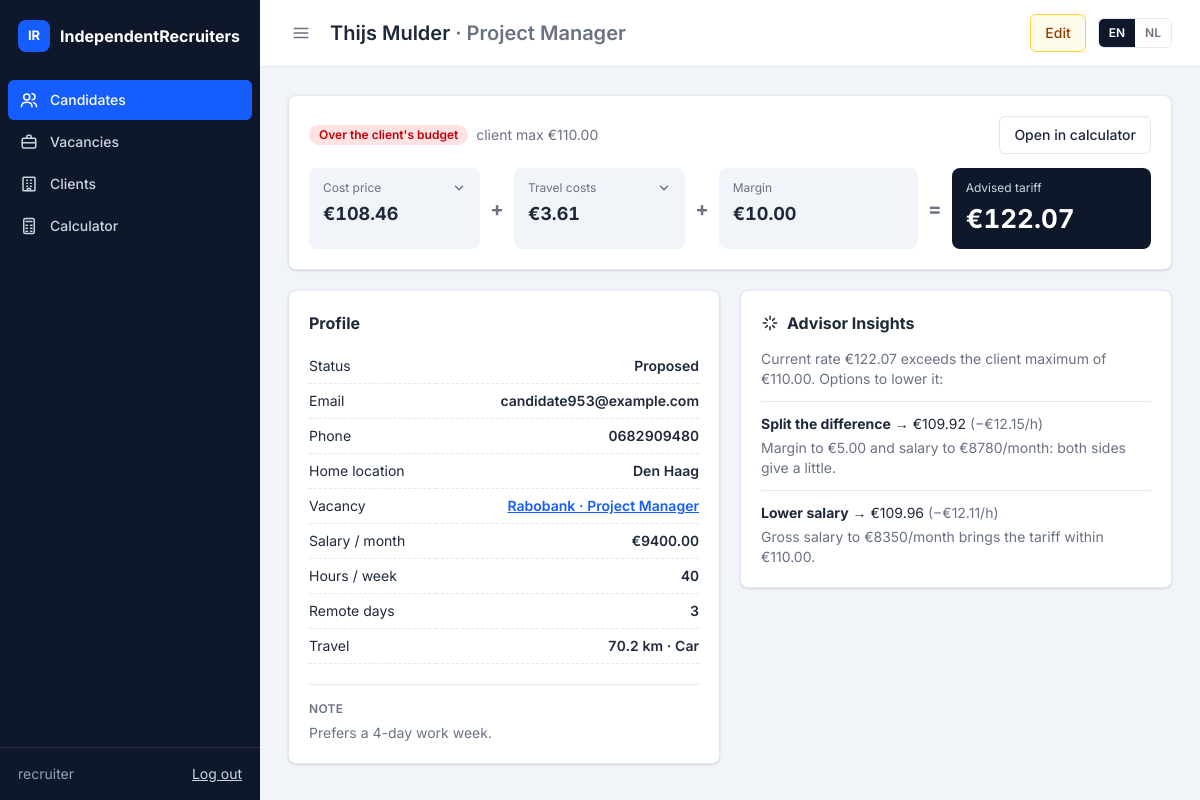
/candidates/56/ (signed in), run on an earlier commit of the app's database.
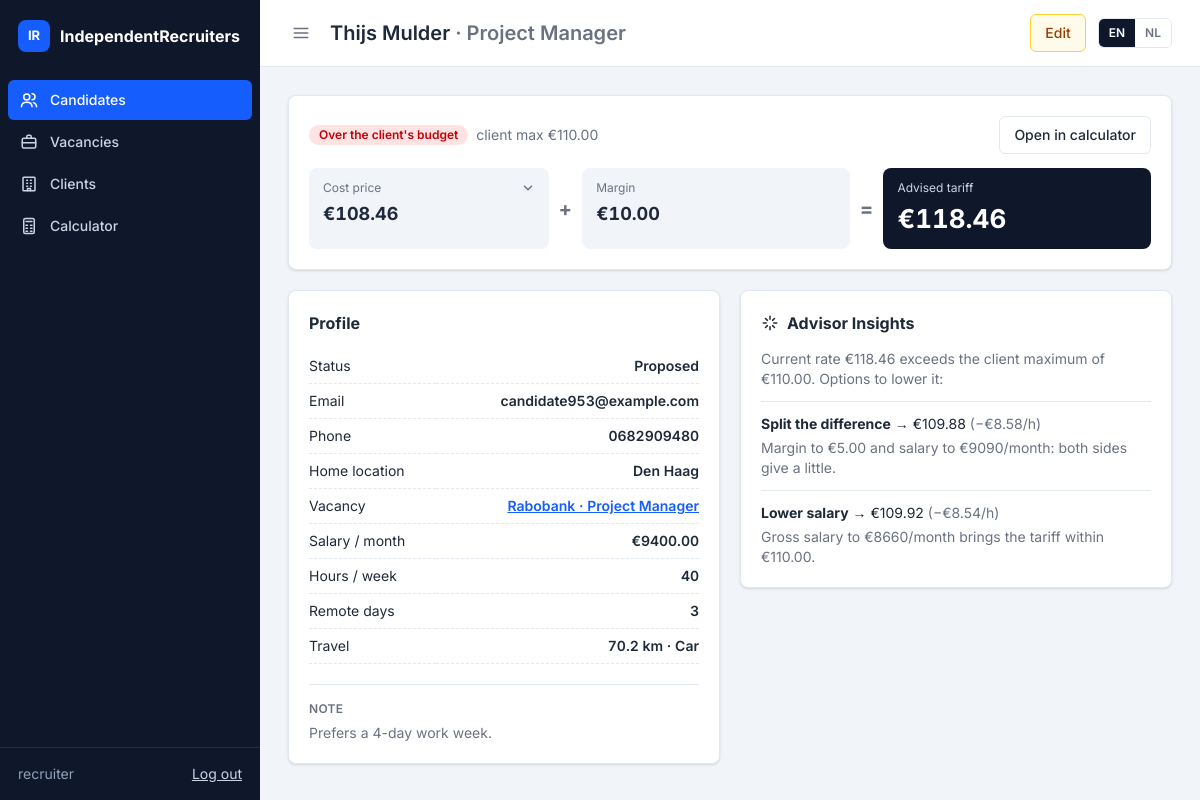
And on a later commit of the database.
### candidates/models.py (models this page shows, shortened)
class Candidate(models.Model):
    class Status(models.TextChoices):
        INTAKE = "intake", _("Intake")
        AVAILABLE = "available", _("Available")
        PROPOSED = "proposed", _("Proposed")
        PLACED = "placed", _("Placed")
        INACTIVE = "inactive", _("Inactive")
    class Transport(models.TextChoices):
        CAR = "car", _("Car")
        OV = "ov", _("Public transport")
    first_name = models.CharField(_("first name"), max_length=100)
    last_name = models.CharField(_("last name"), max_length=100)
    email = models.EmailField(_("email"), blank=True)
    phone = models.CharField(_("phone"), max_length=30, blank=True)
    city = models.CharField(_("home location"), max_length=150, blank=True,
                            help_text=_("City, postcode or address, used to calculate travel distance"))
    desired_role = models.CharField(_("desired role"), max_length=150, blank=True)
    status = models.CharField(_("status"), max_length=20, choices=Status.choices, default=Status.INTAKE)
    expected_salary_month = models.DecimalField(_("desired gross salary / month (€)"), max_digits=8, decimal_places=2)
    hours_per_week = models.PositiveSmallIntegerField(
        _("desired hours per week"), default=40, validators=[MinValueValidator(1), MaxValueValidator(60)]
    )
    travel_distance_km = models.DecimalField(
        _("travel distance one way (km)"), max_digits=6, decimal_places=1, null=True, blank=True,
        help_text=_("Calculated automatically from the home location and the vacancy location"),
    )
    transport_type = models.CharField(_("travel means"), max_length=10, choices=Transport.choices, default=Transport.CAR)
    client_pays_travel = models.BooleanField(
        _("client pays travel costs"), default=False,
        help_text=_("Travel costs are then left out of the tariff (defaults to the vacancy's setting)"),
    )
    remote_days_per_week = models.PositiveSmallIntegerField(
        _("remote days / week"), default=0, validators=[MaxValueValidator(5)],
        help_text=_("Used for matching only"),
    )
    cost_factor = models.DecimalField(_("cost price factor"), max_digits=4, decimal_places=2, default=Decimal("2.00"))
    margin_per_hour = models.DecimalField(
        _("margin / hour (€)"), max_digits=6, decimal_places=2, default=Decimal("10.00"),
        validators=[MinValueValidator(C.MIN_MARGIN), MaxValueValidator(C.MAX_MARGIN)],
    )
    proposed_rate = models.DecimalField(
        _("proposed tariff / hour (€)"), max_digits=7, decimal_places=2, null=True, blank=True,
        help_text=_("Leave empty to use the advised tariff."),
    )
    vacancy = models.ForeignKey(
        "clients.Vacancy", on_delete=models.SET_NULL, null=True, blank=True,
        related_name="candidates", verbose_name=_("vacancy"),
    )
    notes = models.TextField(_("notes"), blank=True)
    created_at = models.DateTimeField(auto_now_add=True)
    updated_at = models.DateTimeField(auto_now=True)
    PRICING_FIELD_MAP = {
        "salary_month": "expected_salary_month",
        "hours_per_week": "hours_per_week",
        "cost_factor": "cost_factor",
        "margin": "margin_per_hour",
        "travel_distance_km": "travel_distance_km",
        "transport_type": "transport_type",
        "client_pays_travel": "client_pays_travel",
    }
    class Meta:
        ordering = ["-created_at"]
        verbose_name = _("candidate")
        verbose_name_plural = _("candidates")
    @property
    def full_name(self):
        return f"{self.first_name} {self.last_name}".strip()
    def pricing_input(self, vacancy=_UNSET, **overrides) -> PricingInput:
        vacancy = self.vacancy if vacancy is _UNSET else vacancy
        data = {engine: getattr(self, model) for engine, model in self.PRICING_FIELD_MAP.items()}
        if vacancy != self.vacancy:
            data["client_pays_travel"] = bool(vacancy and vacancy.client_pays_travel)
        data.update(
            max_rate=vacancy.max_rate_per_hour if vacancy else None,
            proposed_rate=self.proposed_rate,
        )
        data.update(overrides)
        return PricingInput(**data)
    @property
    def pricing(self):
        if not hasattr(self, "_pricing_cache"):
            self._pricing_cache = calculate(self.pricing_input())
        return self._pricing_cache

### clients/models.py (models this page shows, shortened)
class Vacancy(models.Model):
    client = models.ForeignKey(Client, on_delete=models.CASCADE, related_name="vacancies", verbose_name=_("client"))
    title = models.CharField(_("title"), max_length=200)
    address = models.CharField(_("address / postcode"), max_length=200, blank=True,
                               help_text=_("Work location, used to calculate travel distance"))
    city = models.CharField(_("city"), max_length=100, blank=True)
    max_rate_per_hour = models.DecimalField(_("max client rate / hour (€)"), max_digits=7, decimal_places=2)
    hours_per_week = models.PositiveSmallIntegerField(_("hours per week"), default=40)
    remote_days_allowed = models.PositiveSmallIntegerField(_("remote days allowed"), default=0)
    min_salary = models.DecimalField(_("min salary / month (€)"), max_digits=8, decimal_places=2, null=True, blank=True)
    max_salary = models.DecimalField(_("max salary / month (€)"), max_digits=8, decimal_places=2, null=True, blank=True)
    skills = models.TextField(_("skills / keywords"), blank=True, help_text=_("Comma separated"))
    client_pays_travel = models.BooleanField(
        _("client pays travel costs"), default=False,
        help_text=_("Travel costs are then left out of the tariff"),
    )
    is_open = models.BooleanField(_("open"), default=True)
    class Meta:
        ordering = ["client__name", "title"]
        verbose_name = _("vacancy")
        verbose_name_plural = _("vacancies")
    def __str__(self):
        return f"{self.client.name} · {self.title}"
    @property
    def location(self):
        """Work location for the travel distance (address + city, falling back to the client's city)."""
        return ", ".join(part for part in (self.address, self.city or self.client.city) if part)

class Client(models.Model):
    name = models.CharField(_("name"), max_length=200)
    industry = models.CharField(_("industry"), max_length=100, blank=True)
    city = models.CharField(_("city"), max_length=100, blank=True)
    contact_name = models.CharField(_("contact name"), max_length=150, blank=True)
    contact_email = models.EmailField(_("contact email"), blank=True)
    class Meta:
        ordering = ["name"]

### candidates/views.py (the view)
# urls.py: path("<int:pk>/", views.candidate_detail, name="detail"),
def candidate_detail(request, pk):
    candidate = get_object_or_404(Candidate.objects.select_related("vacancy__client"), pk=pk)
    return render(request, "candidates/detail.html", advisor_panel_context(candidate))

### clients/advisor.py (called while the page is built)
def _rate(candidate, vacancy, **overrides) -> Decimal:
    inp = candidate.pricing_input(vacancy=vacancy, proposed_rate=None, **overrides)
    return calculate(inp).advised_rate

def _option(candidate, vacancy, key, title, changes, current, reason):
    model_changes = {candidate.PRICING_FIELD_MAP.get(k, k): v for k, v in changes.items()}
    new_rate = _rate(candidate, vacancy, **changes)
    serialized = {k: str(v) for k, v in model_changes.items()}
    return {
        "key": key,
        "title": title,
        "changes": serialized,
        "changes_json": json.dumps(serialized),
        "new_rate": str(new_rate),
        "savings_per_hour": str(money(current - new_rate)),
        "fits": new_rate <= vacancy.max_rate_per_hour,
        "reason": reason,
    }

def _solve_salary(candidate, vacancy, max_rate, **fixed) -> Decimal:
    inp = candidate.pricing_input(vacancy=vacancy, proposed_rate=None, **fixed)
    result = calculate(inp)
    headroom = max_rate - inp.margin - result.travel_in_tariff
    hourly = headroom / inp.cost_factor
    salary = hourly * inp.hours_per_week / C.MONTH_TO_WEEK
    return (salary / 10).quantize(Decimal(1), rounding=ROUND_DOWN) * 10

### candidates/templates/candidates/detail.html (shortened to what this page needs)
{% extends "core/base.html" %}
{% load i18n static %}
{% block heading %}{{ candidate.full_name }} <span class="text-gray-500">· {{ candidate.desired_role }}</span>{% endblock %}
{% block page_actions %}
    <a class="{{ ui.btn_edit }}" href="{% url 'candidates:update' candidate.pk %}">{% trans "Edit" %}</a>
{% endblock %}
{% block content %}
<div class="flex flex-col gap-5">
    {% include "pricing/_calculator_panel.html" %}
    <div class="grid grid-cols-1 items-start gap-5 lg:grid-cols-2">
        <div class="{{ ui.card }}">
            <h2 class="{{ ui.h2 }}">{% trans "Profile" %}</h2>
            <table class="{{ ui.kv_table }}">
                <tr><td>{% trans "Status" %}</td><td class="{{ ui.kv_value }}">{{ candidate.get_status_display }}</td></tr>
                <tr><td>{% trans "Email" %}</td><td class="{{ ui.kv_value }}">{{ candidate.email|default:"—" }}</td></tr>
                <tr><td>{% trans "Phone" %}</td><td class="{{ ui.kv_value }}">{{ candidate.phone|default:"—" }}</td></tr>
                <tr><td>{% trans "Home location" %}</td><td class="{{ ui.kv_value }}">{{ candidate.city|default:"—" }}</td></tr>
                <tr><td>{% trans "Vacancy" %}</td><td class="{{ ui.kv_value }}">{% if candidate.vacancy %}<a href="{% url 'clients:detail' candidate.vacancy.pk %}">{{ candidate.vacancy }}</a>{% else %}—{% endif %}</td></tr>
                <tr><td>{% trans "Salary / month" %}</td><td class="{{ ui.kv_value }}">€{{ candidate.expected_salary_month }}</td></tr>
                <tr><td>{% trans "Hours / week" %}</td><td class="{{ ui.kv_value }}">{{ candidate.hours_per_week }}</td></tr>
                <tr><td>{% trans "Remote days" %}</td><td class="{{ ui.kv_value }}">{{ candidate.remote_days_per_week }}</td></tr>
                <tr><td>{% trans "Travel" %}</td><td class="{{ ui.kv_value }}">{% if candidate.travel_distance_km is not None %}{{ candidate.travel_distance_km }} km · {{ candidate.get_transport_type_display }}{% else %}{% trans "unknown" %}{% endif %}</td></tr>
            </table>
            {% if candidate.notes %}
                <div class="mt-5 border-t border-slate-200 pt-4">
                    <h3 class="mb-1.5 {{ ui.section_label }}">{% trans "Note" %}</h3>
                    <p class="text-gray-500">{{ candidate.notes|linebreaksbr }}</p>
                </div>
            {% endif %}
        </div>
        {% if candidate.vacancy %}{% include "clients/_advisor_panel.html" %}{% endif %}
    </div>
</div>
{% endblock %}

### pricing/templates/pricing/_calculator_panel.html (shortened to what this page needs)
{% load i18n ui %}
{% with p=candidate.pricing %}
<div class="{{ ui.card }}">
    <p class="mb-3.5 flex flex-wrap items-center gap-2">
        <span class="{{ p.budget_status|badge }}">
            {% if p.budget_status == "ok" %}{% trans "Within the client's budget" %}{% elif p.budget_status == "over" %}{% trans "Over the client's budget" %}{% elif p.budget_status == "too_low" %}{% trans "More than 10% below the client's maximum: too cheap?" %}{% else %}{% trans "No vacancy linked" %}{% endif %}
        </span>
        {% if p.max_rate %}<span class="text-gray-500">{% trans "client max" %} €{{ p.max_rate|floatformat:2 }}</span>{% endif %}
        <a class="ml-auto {{ ui.btn_secondary }}" href="{% url 'pricing:calculator' %}?candidate={{ candidate.pk }}">{% trans "Open in calculator" %}</a>
    </p>
    <div class="{{ ui.sum_grid }}">
        {% trans "Cost price" as label %}{% trans "How is the cost price calculated?" as hint %}
        {% include "pricing/_steps_tile.html" with value=p.cost_price steps=p.cost_steps %}
        {% if p.travel_known and not p.client_pays_travel %}
            <div class="{{ ui.sum_op }}">+</div>
            {% trans "Travel costs" as label %}{% trans "How are the travel costs calculated?" as hint %}
            {% include "pricing/_steps_tile.html" with value=p.travel_in_tariff steps=p.travel_steps %}
        {% endif %}
        <div class="{{ ui.sum_op }}">+</div>
        <div class="{{ ui.sum_item }}"><span class="{{ ui.sum_label }}">{% trans "Margin" %}</span><strong class="{{ ui.sum_value }}">€{{ p.margin }}</strong></div>
        <div class="{{ ui.sum_op }}">=</div>
        <div class="{{ ui.sum_total }}"><span class="{{ ui.sum_total_label }}">{% trans "Advised tariff" %}</span><strong class="{{ ui.sum_total_value }}">€{{ p.advised_rate }}</strong></div>
    </div>
</div>
{% endwith %}

### clients/templates/clients/_advisor_panel.html (shortened to what this page needs)
{% load i18n %}
<div class="{{ ui.card }}">
    <h2 class="flex items-center gap-2 {{ ui.h2 }}">
        {% include "core/_icon.html" with name="spark" %}
        {% trans "Advisor Insights" %}
    </h2>
    {% if options %}
        {% if options.0.key == "increase_margin" %}
            <p class="text-gray-500">
                {% blocktrans with rate=candidate.pricing.final_rate max=candidate.vacancy.max_rate_per_hour %}Current rate €{{ rate }} is significantly below the client maximum of €{{ max }}.{% endblocktrans %}
            </p>
        {% else %}
            <p class="text-gray-500">
            </p>
        {% endif %}
        {% for option in options %}
            <div class="mt-3 border-t border-slate-200 pt-3">
                <div>
                    <strong>{{ option.title }}</strong>
                    {% if option.key != "increase_margin" %}
                        → €{{ option.new_rate }}
                        <span class="text-gray-500">(−€{{ option.savings_per_hour }}/h)</span>
                    {% endif %}
                    <div class="mt-1 text-gray-500">{{ option.reason }}</div>
                </div>
            </div>
        {% endfor %}
    {% else %}
        <p class="text-gray-500">{% trans "Within budget, no tweaks needed." %}</p>
    {% endif %}
</div>

What changed in the data, as far as the page shows it:
changed Candidate "Thijs Mulder": vacancy.max_rate_per_hour "Current rate €122.07 exceeds the client maximum of €110.00. Options to lower it:" → "Current rate €118.46 exceeds the client maximum of €110.00. Options to lower it:"
Also different on the page:
{{ label }}: "Cost price Travel costs" → "Cost price"
{{ value }}: "108.46 3.61" → "108.46"
{{ p.advised_rate }}: "122.07" → "118.46"
new list line: "Split the difference → € 109.88 (−€ 8.58 /h) Margin to €5.00 and salary to €9090/month: both sides give a little."
new list line: "Lower salary → € 109.92 (−€ 8.54 /h) Gross salary to €8660/month brings the tariff within €110.00."
list line gone: "Split the difference → € 109.92 (−€ 12.15 /h) Margin to €5.00 and salary to €8780/month: both sides give a little."
list line gone: "Lower salary → € 109.96 (−€ 12.11 /h) Gross salary to €8350/month brings the tariff within €110.00."
